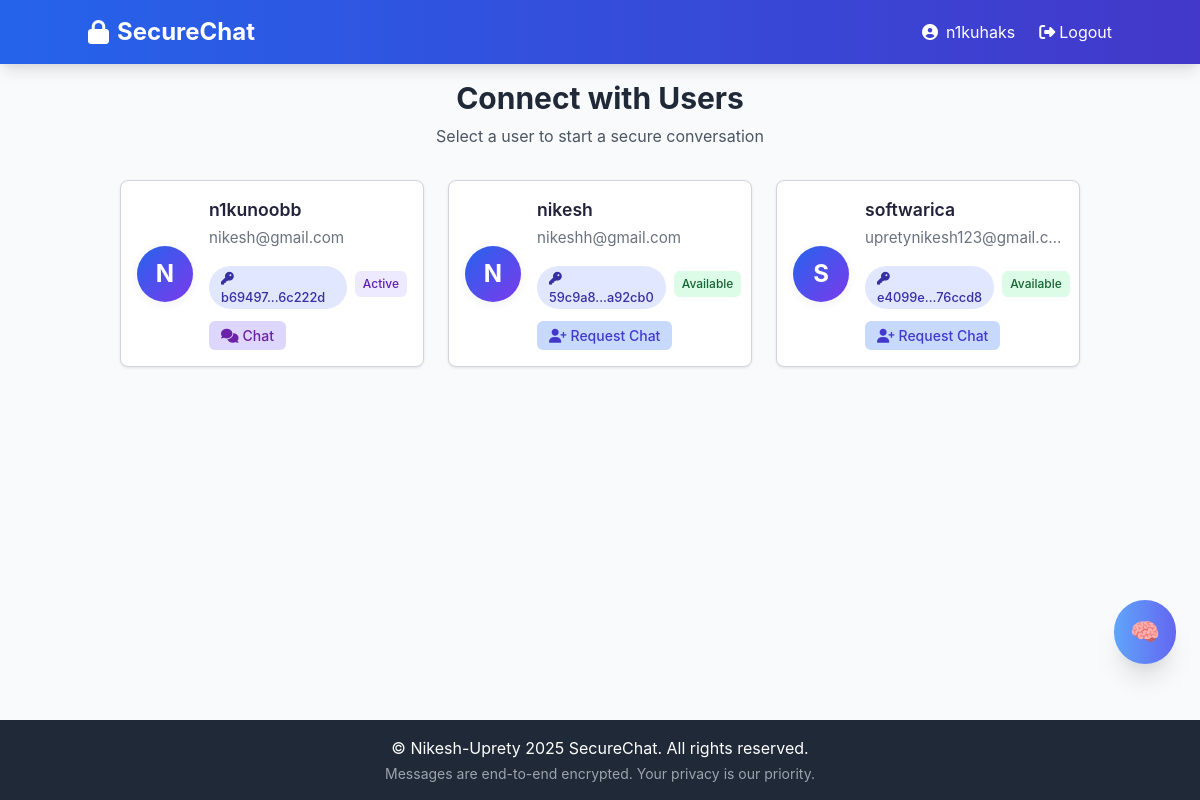
Before: /index (signed in) with the older database file.
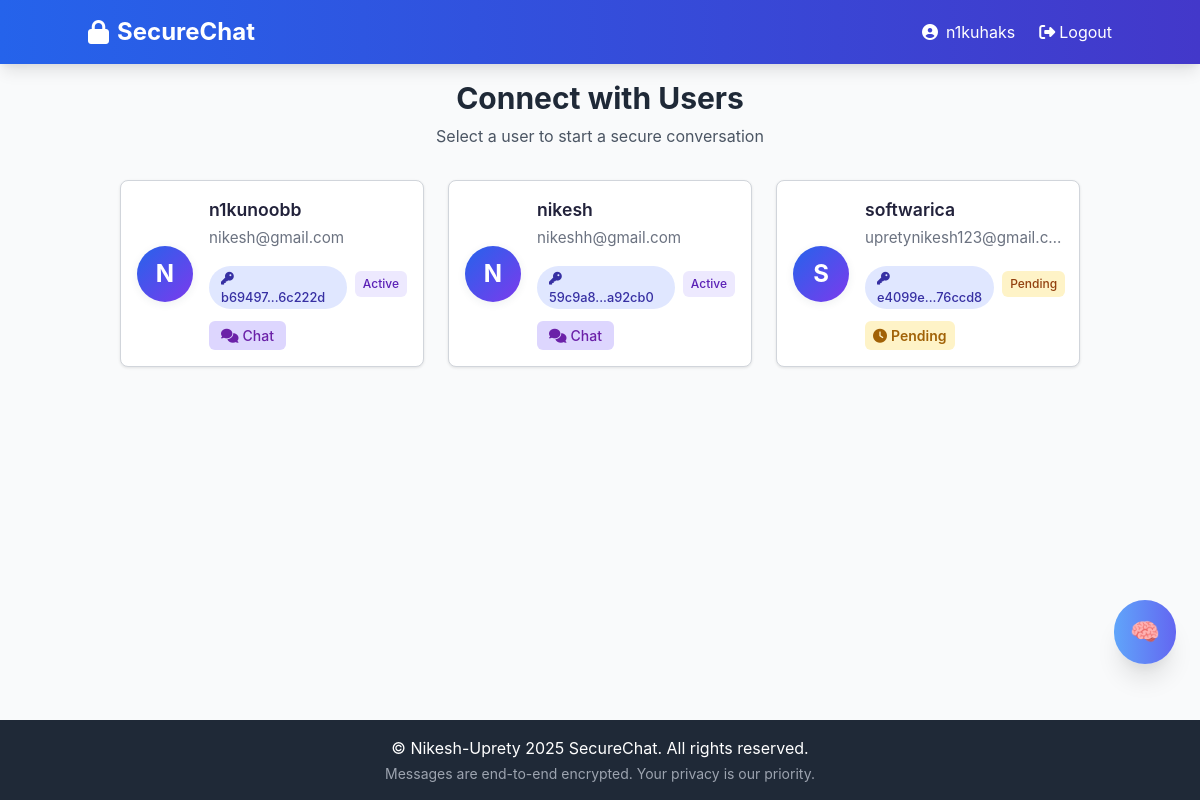
After: the same page with the newer database file.
### app/models.py (models this page shows, shortened)
class User(UserMixin, db.Model):
    id = db.Column(db.Integer, primary_key=True)
    username = db.Column(db.String(64), index=True,
                         unique=True, nullable=False)
    email = db.Column(db.String(120), index=True, unique=True, nullable=False)
    password_hash = db.Column(db.String(128), nullable=False)
    public_key = db.Column(db.Text, nullable=False)
    private_key = db.Column(db.Text, nullable=False)
    created_at = db.Column(
        db.DateTime, default=lambda: datetime.now())
    last_seen = db.Column(
        db.DateTime, default=lambda: datetime.now())
    messages_sent = db.relationship('Message',
                                    foreign_keys='Message.sender_id',
                                    backref='sender',
                                    lazy='dynamic')
    messages_received = db.relationship('Message',
                                        foreign_keys='Message.recipient_id',
                                        backref='recipient',
                                        lazy='dynamic')
    sent_requests = db.relationship('ChatRequest',
                                    foreign_keys='ChatRequest.sender_id',
                                    backref='sender',
                                    lazy='dynamic')
    received_requests = db.relationship('ChatRequest',
                                        foreign_keys='ChatRequest.recipient_id',
                                        backref='recipient',
                                        lazy='dynamic')
    def has_pending_request_to(self, other_user_id):
        return ChatRequest.query.filter_by(
            sender_id=self.id,
            recipient_id=other_user_id,
            status='pending'
        ).first() is not None
    def has_pending_request_from(self, other_user_id):
        return ChatRequest.query.filter_by(
            sender_id=other_user_id,
            recipient_id=self.id,
            status='pending'
        ).first() is not None
    def has_active_chat_with(self, other_user_id):
        return ChatRequest.query.filter(
            or_(
                and_(
                    ChatRequest.sender_id == self.id,
                    ChatRequest.recipient_id == other_user_id,
                    ChatRequest.status == 'accepted'
                ),
                and_(
                    ChatRequest.sender_id == other_user_id,
                    ChatRequest.recipient_id == self.id,
                    ChatRequest.status == 'accepted'
                )
            )
        ).first() is not None
    def get_chat_status_with(self, other_user_id):
        if self.has_active_chat_with(other_user_id):
            return 'active'
        if self.has_pending_request_to(other_user_id):
            return 'pending'
        if self.has_pending_request_from(other_user_id):
            return 'requested'
        return 'available'
    def get_public_key_fingerprint(self):
        import hashlib
        key_hash = hashlib.sha256(self.public_key.encode('utf-8')).hexdigest()
        return f"{key_hash[:6]}...{key_hash[-6:]}"

### app/chat/routes.py (the view)
@chat_bp.route('/')
@chat_bp.route('/index')
@login_required
def index():
    users = User.query.filter(User.id != current_user.id).all()
    return render_template('chat/index.html', title='Home', users=users)

### app/models.py (called while the page is built)
@login_manager.user_loader
def load_user(id):
    return User.query.get(int(id))

### app/templates/chat/index.html (shortened to what this page needs)
{% extends "base.html" %}
{% block content %}
<div class="max-w-6xl mx-auto px-4">
    <div class="text-center mb-8">
        <h1 class="text-3xl font-bold text-gray-800 mb-2">Connect with Users</h1>
        <p class="text-gray-600">Select a user to start a secure conversation</p>
    </div>
    <div class="user-card-grid">
        {% for user in users %}
        <div class="user-card">
            <div class="user-card-content">
                <div class="user-avatar">
                    {{ user.username[0].upper() }}
                </div>
                <div class="user-card-info">
                    <h3>{{ user.username }}</h3>
                    <p>{{ user.email }}</p>
                    <div class="flex items-center mt-2">
                        <span class="user-card-badge mr-2">
                            <i class="fas fa-key mr-1"></i>
                            {{ user.get_public_key_fingerprint() }}
                        </span>
                        {% set status = current_user.get_chat_status_with(user.id) %}
                        <span class="status-badge status-{{ status }}">
                            {{ status|title }}
                        </span>
                    </div>
                    <div class="user-card-actions">
                        {% set status = current_user.get_chat_status_with(user.id) %}
                        {% set rejected_request = current_user.sent_requests|selectattr('recipient_id', 'equalto',
                        user.id)|selectattr('status', 'equalto', 'rejected')|first %}
                        {% if status == 'active' %}
                        <a href="{{ url_for('chat.chat', user_id=user.id) }}" class="action-btn chat-btn">
                            <i class="fas fa-comments mr-1"></i> Chat
                        </a>
                        {% elif status == 'pending' %}
                        <span class="action-btn pending-btn">
                            <i class="fas fa-clock mr-1"></i> Pending
                        </span>
                        {% else %}
                        <form action="{{ url_for('chat.send_request', recipient_id=user.id) }}" method="POST">
                            <button type="submit" class="action-btn request-btn">
                                <i class="fas fa-user-plus mr-1"></i> Request Chat
                            </button>
                        </form>
                        {% endif %}
                    </div>
                </div>
            </div>
        </div>
        {% endfor %}
    </div>
</div>
{% endblock %}

### app/templates/base.html (shortened to what this page needs)
<!DOCTYPE html>
<html lang="en">
<head>
    <link href="https://cdn.jsdelivr.net/npm/tailwindcss@2.2.19/dist/tailwind.min.css" rel="stylesheet">
    <link rel="stylesheet" href="https://cdnjs.cloudflare.com/ajax/libs/font-awesome/6.4.0/css/all.min.css">
    <link rel="stylesheet" href="{{ url_for('static', filename='css/styles.css') }}">
</head>
<body class="bg-gray-50 flex flex-col min-h-screen">
    <header class="bg-gradient-to-r from-blue-600 to-indigo-700 text-white p-4 shadow-lg">
        <div class="container mx-auto flex justify-between items-center">
            <a href="{{ url_for('chat.index') }}" class="text-2xl font-bold flex items-center">
                <i class="fas fa-lock mr-2"></i>SecureChat
            </a>
            <nav class="flex items-center space-x-6">
                {% if current_user.is_authenticated %}
                <span class="hidden md:inline-flex items-center">
                    <i class="fas fa-user-circle mr-2"></i> {{ current_user.username }}
                </span>
                <a href="{{ url_for('auth.logout') }}" class="hover:text-blue-200 transition-colors flex items-center">
                    <i class="fas fa-sign-out-alt mr-1"></i> Logout
                </a>
                {% endif %}
            </nav>
        </div>
    </header>
    <main class="container mx-auto flex-grow p-4">
        {% block content %}{% endblock %}
    </main>
    {% if current_user.is_authenticated %}
    <div class="flex justify-end w-full">
        <button id="nikugpt-btn"
            class="mb-6 mr-6 bg-gradient-to-r from-blue-400 to-indigo-500 text-white p-4 rounded-full shadow-xl hover:shadow-2xl transition-all duration-300 flex items-center z-40 text-2xl"
            title="Ask NikuGPT">
            🧠
        </button>
    </div>
    {% endif %}
    <footer class="bg-gray-800 text-white text-center p-4 mt-8">
        <p>© Nikesh-Uprety 2025 SecureChat. All rights reserved.</p>
        <p class="text-sm text-gray-400 mt-1">Messages are end-to-end encrypted. Your privacy is our priority.</p>
    </footer>
</body>
</html>

### app/static/css/styles.css (style rules this page uses)
body { font-family: 'Inter', sans-serif; background-color: #f9fafb; color: #22223b; min-height: 100vh; }
.user-card-grid { display: grid; grid-template-columns: 1fr; gap: 1.5rem; }
@media (min-width: 640px) { .user-card-grid { grid-template-columns: repeat(2, 1fr); } }
@media (min-width: 1024px) { .user-card-grid { grid-template-columns: repeat(3, 1fr); } }
.user-card-content { display: flex; align-items: center; padding: 1.5rem; }
.user-avatar { width: 3.5rem; height: 3.5rem; border-radius: 9999px; background: linear-gradient(135deg, #2563eb 0%, #7c3aed 100%); color: #fff; font-size: 1.5rem; font-weight: 700; display: flex; align-items: center; justify-content: center; box-shadow: 0 2px 8px rgba(44, 62, 80, 0.08); flex-shrink: 0; }
.user-card-info { margin-left: 1rem; flex: 1; min-width: 0; }
.user-card-info h3 { font-weight: 600; font-size: 1.1rem; color: #22223b; margin-bottom: 0.25rem; white-space: nowrap; overflow: hidden; text-overflow: ellipsis; }
.user-card-info p { color: #6b7280; font-size: 0.95rem; white-space: nowrap; overflow: hidden; text-overflow: ellipsis; }
.user-card-badge { display: inline-block; margin-top: 0.5rem; background: #e0e7ff; color: #3730a3; font-size: 0.8rem; padding: 0.15rem 0.75rem; border-radius: 9999px; font-weight: 500; }

### app/templates/base.html (style rules this page uses)
.status-badge { font-size: 0.75rem; padding: 0.25rem 0.5rem; border-radius: 0.25rem; font-weight: 500; }
.status-pending { background-color: #fef3c7; color: #d97706; }
.status-active { background-color: #ede9fe; color: #7c3aed; }

### app/templates/chat/index.html (style rules this page uses)
.user-card { background-color: white; border: 1px solid #d1d5db; border-radius: 0.5rem; box-shadow: 0 1px 3px rgb(0 0 0 / 0.1); overflow: hidden; margin-bottom: 1rem; transition: box-shadow 0.3s ease; }
.user-card-badge { display: inline-block; margin-top: 0.5rem; background: #e0e7ff; color: #3730a3; font-size: 0.8rem; padding: 0.15rem 0.75rem; border-radius: 9999px; font-weight: 500; }
.user-card-content { display: flex; align-items: center; padding: 1rem; }
.user-card-info { flex: 1; }
.status-badge { font-size: 0.75rem; padding: 0.25rem 0.5rem; border-radius: 0.375rem; display: inline-block; }
.status-pending { background-color: #fef3c7; color: #92400e; }
.status-active { background-color: #ede9fe; color: #5b21b6; }
.action-btn { padding: 0.25rem 0.75rem; border-radius: 0.375rem; font-size: 0.875rem; font-weight: 500; cursor: pointer; transition: background-color 0.2s ease-in-out; display: inline-flex; align-items: center; text-decoration: none; color: inherit; border: none; user-select: none; margin-top: 12px; }
.pending-btn { background-color: #fef3c7; color: #a16207; padding-left: 0.5rem; padding-right: 0.5rem; font-weight: 600; display: inline-flex; align-items: center; }
.chat-btn { background-color: #ddd6fe; color: #6b21a8; }
.action-btn i { margin-right: 0.25rem; }

Changed rows visible on the page:
changed User "nikesh": status "Available" → "Active"; text "Request Chat" → "Chat"
computed for User "softwarica": status "Available" → "Pending"; text "Request Chat" → "Pending"
